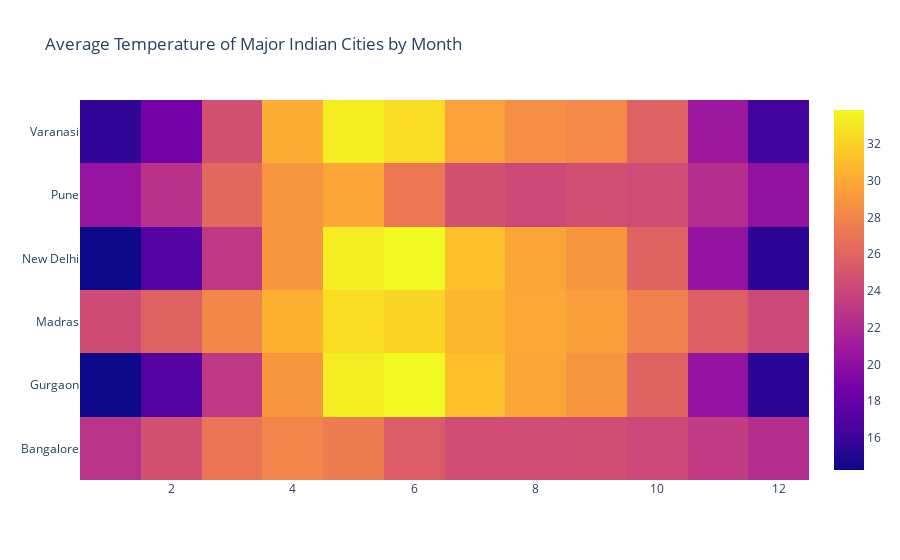

Notebook code for this chart:
### Code cell
fig = go.Figure(data = data, layout = layout)
fig.show()

### Figure 1 — Plotly figure (JSON) as saved in the notebook; plotly's stock layout.template omitted (floating-point values rounded to 4 significant figures)
{"data": [{"type": "heatmap", "x": [1, 2, 3, 4, 5, 6, 7, 8, 9, 10, 11, 12, 1, 2, 3, 4, 5, 6, 7, 8, 9, 10, 11, 12, 1, 2, 3, 4, 5, 6, 7, 8, 9, 10, 11, 12, 1, 2, 3, 4, 5, 6, 7, 8, 9, 10, 11, 12, 1, 2, 3, 4, 5, 6, 7, 8, 9, 10, 11, 12, 1, 2, 3, 4, 5, 6, 7, 8, 9, 10, 11, 12], "y": ["Bangalore", "Bangalore", "Bangalore", "Bangalore", "Bangalore", "Bangalore", "Bangalore", "Bangalore", "Bangalore", "Bangalore", "Bangalore", "Bangalore", "Gurgaon", "Gurgaon", "Gurgaon", "Gurgaon", "Gurgaon", "Gurgaon", "Gurgaon", "Gurgaon", "Gurgaon", "Gurgaon", "Gurgaon", "Gurgaon", "Madras", "Madras", "Madras", "Madras", "Madras", "Madras", "Madras", "Madras", "Madras", "Madras", "Madras", "Madras", "New Delhi", "New Delhi", "New Delhi", "New Delhi", "New Delhi", "New Delhi", "New Delhi", "New Delhi", "New Delhi", "New Delhi", "New Delhi", "New Delhi", "Pune", "Pune", "Pune", "Pune", "Pune", "Pune", "Pune", "Pune", "Pune", "Pune", "Pune", "Pune", "Varanasi", "Varanasi", "Varanasi", "Varanasi", "Varanasi", "Varanasi", "Varanasi", "Varanasi", "Varanasi", "Varanasi", "Varanasi", "Varanasi"], "z": [22.71, 24.66, 27.06, 27.99, 27.52, 25.47, 24.4, 24.36, 24.5, 24.09, 23.27, 22.29, 14.24, 17.14, 23.01, 29.0, 33.3, 33.87, 31.17, 29.75, 28.99, 25.87, 20.35, 15.38, 24.35, 25.83, 28.11, 30.44, 32.58, 32.14, 30.66, 29.98, 29.4, 27.74, 25.67, 24.17, 14.24, 17.14, 23.01, 29.0, 33.3, 33.87, 31.17, 29.75, 28.99, 25.87, 20.35, 15.38, 20.45, 22.61, 26.29, 29.0, 29.84, 27.22, 24.72, 24.2, 24.57, 24.37, 22.31, 20.25, 15.6, 18.72, 24.65, 30.19, 33.31, 32.57, 29.61, 28.59, 28.24, 25.77, 20.84, 16.25]}], "layout": {"title": {"text": "Average Temperature of Major Indian Cities by Month"}}}
